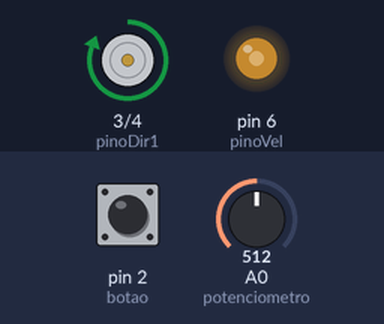
The sketch below on a simulated Arduino Uno, built with avr-gcc and run on an emulated ATmega328P. Shown: motor-driver pin pairs drawn as motors (green arrow = first pin HIGH = forward, orange = second pin HIGH = backward, longer = more drive), output pins drawn as LEDs (lit = HIGH). The inputs (shaded band) are chosen by the test bench; at power-on: A0 (potenciometro) = 512, pin 2 (botao) HIGH.

Above: at 1.2 s.
1.3 s: A0 (potenciometro) set to 716
At 1.6 s:
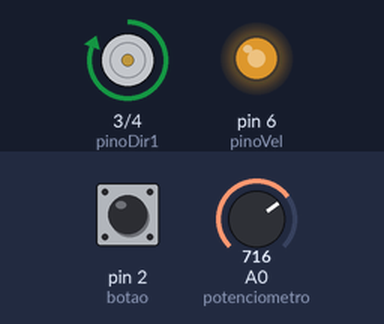
2.8 s: pin 2 (botao) pulled LOW for 0.15 s
At 3.5 s:
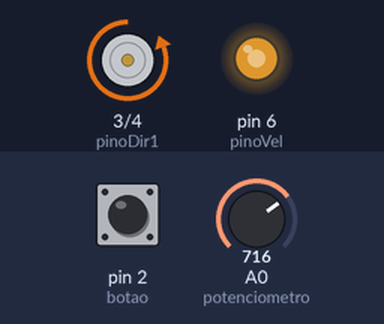
4.4 s: A0 (potenciometro) set to 900
At 5.2 s:
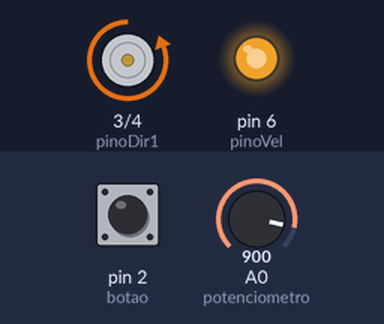
5.9 s: pin 2 (botao) pulled LOW for 1 s
At 8.1 s:
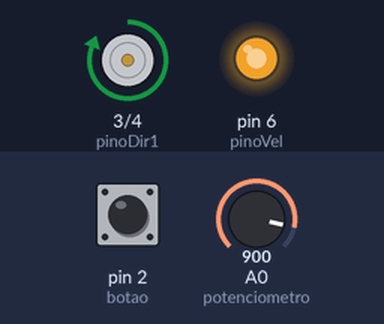
8.4 s: A0 (potenciometro) set to 122
At 9.4 s:
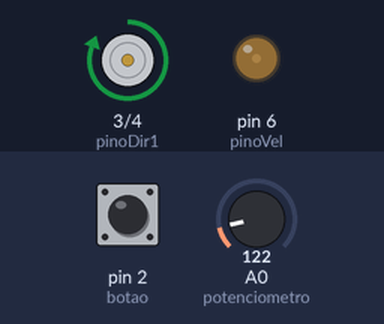
9.9 s: pin 2 (botao) pulled LOW for 0.15 s
At 11.3 s:
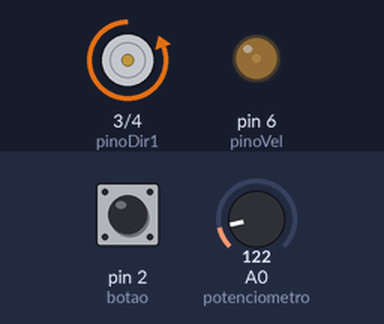
Timing chart, 0 to 12.5 s (numbered marks = the images above; inputs shaded):
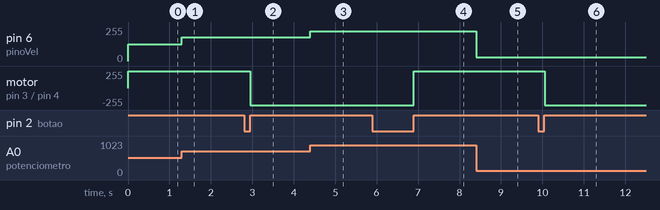

Measured:
- after the input at 1.3 s, pin 6 (pinoVel): 127/255 → 178/255 at once
- after the input at 2.8 s, motor on pin 3 (pinoDir1) / pin 4 (pinoDir2): forward 255/255 → backward 255/255 after 0.15 s
- after the input at 4.4 s, pin 6 (pinoVel): 178/255 → 224/255 at once
- after the input at 5.9 s, motor on pin 3 (pinoDir1) / pin 4 (pinoDir2): backward 255/255 → forward 255/255 after 1.0 s
- after the input at 8.4 s, pin 6 (pinoVel): 224/255 → 30/255 at once
- after the input at 9.9 s, motor on pin 3 (pinoDir1) / pin 4 (pinoDir2): forward 255/255 → backward 255/255 after 0.15 s

The sketch:

Girar_motor_com_pontr_H.ino
```cpp
/* ******* Controle de um Motor com Ponte-H *******
   Criado por: Anderson Harayashiki Moreira
   Rev.: 01
   Data: 30.04.2019

   Guia de conexão:
   Potenciômetro: Pino A0
   Botão de sentido de rotação: Pino 2
   Controle de sentido de rotação 1: Pino 3
   Controle de sentido de rotação 2: Pino 4
   Controle de velocidade do motor: Pino 6

 *************************** */

// Girar motor com pontr H

const int potenciometro = A0; // Liga no terminal do meio do potenciômetro
const int botao = 2;          // Liga no botão
const int pinoDir1 = 3;       // Liga no pino IN1 do driver de controle do motor
const int pinoDir2 = 4;       // Liga no pino IN2 do driver de controle do motor
const int pinoVel = 6;        // Liga no pino EN1 do driver de controle do motor. Precisa ser um pino com PWM

// Definição das variáveis do programa
int estadoBotao = 0;      // Estado do botão, HIGH = apertado e LOW = solto
int velocidade = 0;       // Velocidade do motor varia de 0 a 255
int sentidoRotacao = LOW; // LOW = Anti-horário e HIGH = horário

void setup() {
  pinMode(botao, INPUT_PULLUP);
  pinMode(pinoDir1, OUTPUT);
  pinMode(pinoDir2, OUTPUT);
  // Configura o motor para girar no sentido anti-horário
  digitalWrite(pinoDir1, HIGH);
  digitalWrite(pinoDir2, LOW);
}

void loop() {
  estadoBotao = digitalRead(botao);               // Lê a entrada  do botão
  if (estadoBotao == LOW) {                      // Se o botão for apertado
    delay(50);                                    // Espera 50 ms (necessário para o debouncing)
    estadoBotao = digitalRead(botao);             // Lê a entrada  do botão novamente
    while (!digitalRead(botao))                    // Só libera o programa após soltar o botão
    {
      delay(1);
    }
    if (estadoBotao == LOW) {                    // Se o botão realmente for apertado faz a sequência normal
      if (sentidoRotacao == HIGH) {               // O sentido de rotação é horário?
        sentidoRotacao = LOW;                     // Muda para anti-horário
      }
      else {                                      // O sentido de rotação é anti-horário?
        sentidoRotacao = HIGH;                    // Muda para horário
      }
    }
  }
  if (sentidoRotacao == HIGH)  {
    // Configura o sentido de rotação como horário
    digitalWrite(pinoDir1, LOW);
    digitalWrite(pinoDir2, HIGH);
  }
  else  {
    // Configura o sentido de rotação como anti-horário
    digitalWrite(pinoDir1, HIGH);
    digitalWrite(pinoDir2, LOW);
  }
  velocidade = analogRead(potenciometro);         // Lê a entrada do potenciômetro
  velocidade = map(velocidade, 0, 1023, 0, 255);  // Converte a escala da entrada analógica para a escala da saída analógica
  analogWrite(pinoVel, velocidade);   // Liga o motor com a velocidade definida pelo potenciômetro
}
```
